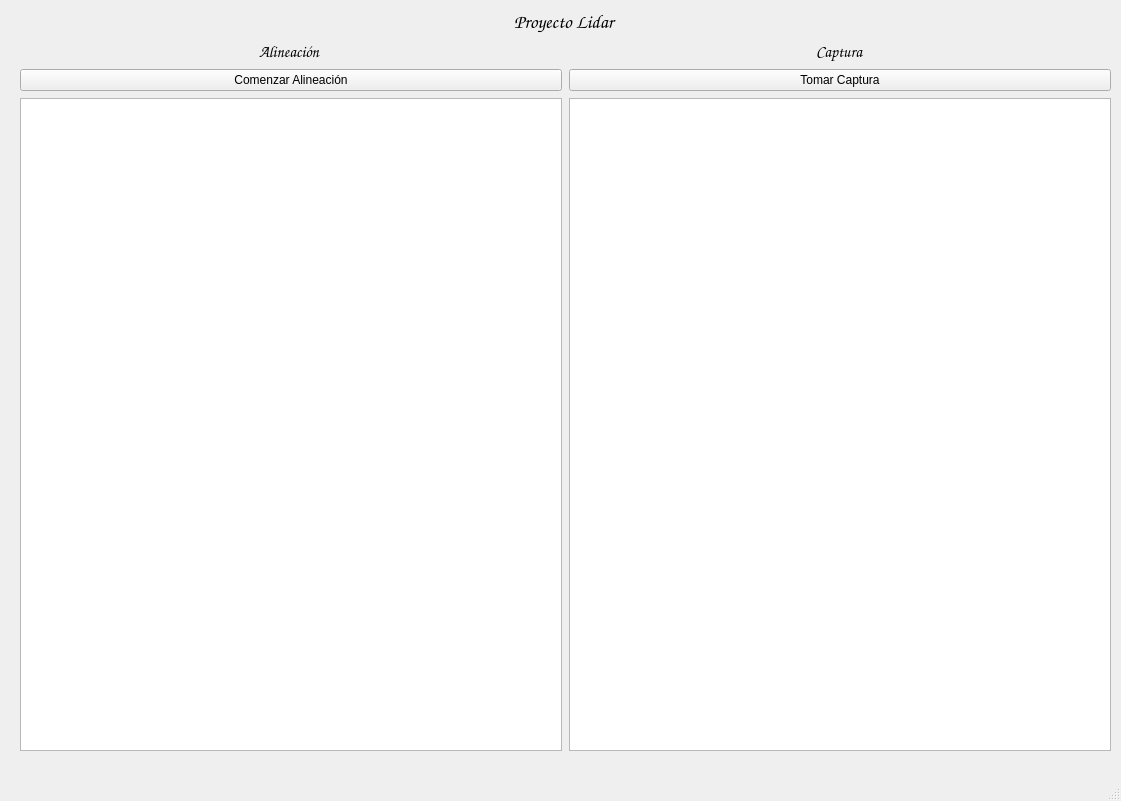
<?xml version="1.0" encoding="UTF-8"?>
<ui version="4.0">
 <class>MainWindow</class>
 <widget class="QMainWindow" name="MainWindow">
  <property name="geometry">
   <rect>
    <x>0</x>
    <y>0</y>
    <width>1121</width>
    <height>801</height>
   </rect>
  </property>
  <property name="windowTitle">
   <string>MainWindow</string>
  </property>
  <widget class="QWidget" name="centralwidget">
   <property name="layoutDirection">
    <enum>Qt::LeftToRight</enum>
   </property>
   <property name="autoFillBackground">
    <bool>true</bool>
   </property>
   <widget class="QWidget" name="verticalLayoutWidget">
    <property name="geometry">
     <rect>
      <x>10</x>
      <y>10</y>
      <width>1101</width>
      <height>741</height>
     </rect>
    </property>
    <layout class="QVBoxLayout" name="verticalLayout">
     <property name="spacing">
      <number>7</number>
     </property>
     <property name="leftMargin">
      <number>10</number>
     </property>
     <item alignment="Qt::AlignHCenter">
      <widget class="QLabel" name="label">
       <property name="palette">
        <palette>
         <active>
          <colorrole role="WindowText">
           <brush brushstyle="SolidPattern">
            <color alpha="255">
             <red>0</red>
             <green>0</green>
             <blue>0</blue>
            </color>
           </brush>
          </colorrole>
          <colorrole role="Button">
           <brush brushstyle="SolidPattern">
            <color alpha="255">
             <red>255</red>
             <green>255</green>
             <blue>255</blue>
            </color>
           </brush>
          </colorrole>
          <colorrole role="Light">
           <brush brushstyle="SolidPattern">
            <color alpha="255">
             <red>255</red>
             <green>255</green>
             <blue>255</blue>
            </color>
           </brush>
          </colorrole>
          <colorrole role="Midlight">
           <brush brushstyle="SolidPattern">
            <color alpha="255">
             <red>255</red>
             <green>255</green>
             <blue>255</blue>
            </color>
           </brush>
          </colorrole>
          <colorrole role="Dark">
           <brush brushstyle="SolidPattern">
            <color alpha="255">
             <red>127</red>
             <green>127</green>
             <blue>127</blue>
            </color>
           </brush>
          </colorrole>
          <colorrole role="Mid">
           <brush brushstyle="SolidPattern">
            <color alpha="255">
             <red>170</red>
             <green>170</green>
             <blue>170</blue>
            </color>
           </brush>
          </colorrole>
          <colorrole role="Text">
           <brush brushstyle="SolidPattern">
            <color alpha="255">
             <red>0</red>
             <green>0</green>
             <blue>0</blue>
            </color>
           </brush>
          </colorrole>
          <colorrole role="BrightText">
           <brush brushstyle="SolidPattern">
            <color alpha="255">
             <red>255</red>
             <green>255</green>
             <blue>255</blue>
            </color>
           </brush>
          </colorrole>
          <colorrole role="ButtonText">
           <brush brushstyle="SolidPattern">
            <color alpha="255">
             <red>0</red>
             <green>0</green>
             <blue>0</blue>
            </color>
           </brush>
          </colorrole>
          <colorrole role="Base">
           <brush brushstyle="SolidPattern">
            <color alpha="255">
             <red>255</red>
             <green>255</green>
             <blue>255</blue>
            </color>
           </brush>
          </colorrole>
          <colorrole role="Window">
           <brush brushstyle="SolidPattern">
            <color alpha="255">
             <red>255</red>
             <green>255</green>
             <blue>255</blue>
            </color>
           </brush>
          </colorrole>
          <colorrole role="Shadow">
           <brush brushstyle="SolidPattern">
            <color alpha="255">
             <red>0</red>
             <green>0</green>
             <blue>0</blue>
            </color>
           </brush>
          </colorrole>
          <colorrole role="AlternateBase">
           <brush brushstyle="SolidPattern">
            <color alpha="255">
             <red>255</red>
             <green>255</green>
             <blue>255</blue>
            </color>
           </brush>
          </colorrole>
          <colorrole role="ToolTipBase">
           <brush brushstyle="SolidPattern">
            <color alpha="255">
             <red>255</red>
             <green>255</green>
             <blue>220</blue>
            </color>
           </brush>
          </colorrole>
          <colorrole role="ToolTipText">
           <brush brushstyle="SolidPattern">
            <color alpha="255">
             <red>0</red>
             <green>0</green>
             <blue>0</blue>
            </color>
           </brush>
          </colorrole>
          <colorrole role="PlaceholderText">
           <brush brushstyle="SolidPattern">
            <color alpha="128">
             <red>0</red>
             <green>0</green>
             <blue>0</blue>
            </color>
           </brush>
          </colorrole>
         </active>
         <inactive>
          <colorrole role="WindowText">
           <brush brushstyle="SolidPattern">
            <color alpha="255">
             <red>0</red>
             <green>0</green>
             <blue>0</blue>
            </color>
           </brush>
          </colorrole>
          <colorrole role="Button">
           <brush brushstyle="SolidPattern">
            <color alpha="255">
             <red>255</red>
             <green>255</green>
             <blue>255</blue>
            </color>
           </brush>
          </colorrole>
          <colorrole role="Light">
           <brush brushstyle="SolidPattern">
            <color alpha="255">
             <red>255</red>
             <green>255</green>
             <blue>255</blue>
            </color>
           </brush>
          </colorrole>
          <colorrole role="Midlight">
           <brush brushstyle="SolidPattern">
            <color alpha="255">
             <red>255</red>
             <green>255</green>
             <blue>255</blue>
            </color>
           </brush>
          </colorrole>
          <colorrole role="Dark">
           <brush brushstyle="SolidPattern">
            <color alpha="255">
             <red>127</red>
             <green>127</green>
             <blue>127</blue>
            </color>
           </brush>
          </colorrole>
          <colorrole role="Mid">
           <brush brushstyle="SolidPattern">
            <color alpha="255">
             <red>170</red>
             <green>170</green>
             <blue>170</blue>
            </color>
           </brush>
          </colorrole>
          <colorrole role="Text">
           <brush brushstyle="SolidPattern">
            <color alpha="255">
             <red>0</red>
             <green>0</green>
             <blue>0</blue>
            </color>
           </brush>
          </colorrole>
          <colorrole role="BrightText">
           <brush brushstyle="SolidPattern">
            <color alpha="255">
             <red>255</red>
             <green>255</green>
             <blue>255</blue>
            </color>
           </brush>
          </colorrole>
          <colorrole role="ButtonText">
           <brush brushstyle="SolidPattern">
            <color alpha="255">
             <red>0</red>
             <green>0</green>
             <blue>0</blue>
            </color>
           </brush>
          </colorrole>
          <colorrole role="Base">
           <brush brushstyle="SolidPattern">
            <color alpha="255">
             <red>255</red>
             <green>255</green>
             <blue>255</blue>
            </color>
           </brush>
          </colorrole>
          <colorrole role="Window">
           <brush brushstyle="SolidPattern">
            <color alpha="255">
             <red>255</red>
             <green>255</green>
             <blue>255</blue>
            </color>
           </brush>
          </colorrole>
          <colorrole role="Shadow">
           <brush brushstyle="SolidPattern">
            <color alpha="255">
             <red>0</red>
             <green>0</green>
             <blue>0</blue>
            </color>
           </brush>
          </colorrole>
          <colorrole role="AlternateBase">
           <brush brushstyle="SolidPattern">
            <color alpha="255">
             <red>255</red>
             <green>255</green>
             <blue>255</blue>
            </color>
           </brush>
          </colorrole>
          <colorrole role="ToolTipBase">
           <brush brushstyle="SolidPattern">
            <color alpha="255">
             <red>255</red>
             <green>255</green>
             <blue>220</blue>
            </color>
           </brush>
          </colorrole>
          <colorrole role="ToolTipText">
           <brush brushstyle="SolidPattern">
            <color alpha="255">
             <red>0</red>
             <green>0</green>
             <blue>0</blue>
            </color>
           </brush>
          </colorrole>
          <colorrole role="PlaceholderText">
           <brush brushstyle="SolidPattern">
            <color alpha="128">
             <red>0</red>
             <green>0</green>
             <blue>0</blue>
            </color>
           </brush>
          </colorrole>
         </inactive>
         <disabled>
          <colorrole role="WindowText">
           <brush brushstyle="SolidPattern">
            <color alpha="255">
             <red>127</red>
             <green>127</green>
             <blue>127</blue>
            </color>
           </brush>
          </colorrole>
          <colorrole role="Button">
           <brush brushstyle="SolidPattern">
            <color alpha="255">
             <red>255</red>
             <green>255</green>
             <blue>255</blue>
            </color>
           </brush>
          </colorrole>
          <colorrole role="Light">
           <brush brushstyle="SolidPattern">
            <color alpha="255">
             <red>255</red>
             <green>255</green>
             <blue>255</blue>
            </color>
           </brush>
          </colorrole>
          <colorrole role="Midlight">
           <brush brushstyle="SolidPattern">
            <color alpha="255">
             <red>255</red>
             <green>255</green>
             <blue>255</blue>
            </color>
           </brush>
          </colorrole>
          <colorrole role="Dark">
           <brush brushstyle="SolidPattern">
            <color alpha="255">
             <red>127</red>
             <green>127</green>
             <blue>127</blue>
            </color>
           </brush>
          </colorrole>
          <colorrole role="Mid">
           <brush brushstyle="SolidPattern">
            <color alpha="255">
             <red>170</red>
             <green>170</green>
             <blue>170</blue>
            </color>
           </brush>
          </colorrole>
          <colorrole role="Text">
           <brush brushstyle="SolidPattern">
            <color alpha="255">
             <red>127</red>
             <green>127</green>
             <blue>127</blue>
            </color>
           </brush>
          </colorrole>
          <colorrole role="BrightText">
           <brush brushstyle="SolidPattern">
            <color alpha="255">
             <red>255</red>
             <green>255</green>
             <blue>255</blue>
            </color>
           </brush>
          </colorrole>
          <colorrole role="ButtonText">
           <brush brushstyle="SolidPattern">
            <color alpha="255">
             <red>127</red>
             <green>127</green>
             <blue>127</blue>
            </color>
           </brush>
          </colorrole>
          <colorrole role="Base">
           <brush brushstyle="SolidPattern">
            <color alpha="255">
             <red>255</red>
             <green>255</green>
             <blue>255</blue>
            </color>
           </brush>
          </colorrole>
          <colorrole role="Window">
           <brush brushstyle="SolidPattern">
            <color alpha="255">
             <red>255</red>
             <green>255</green>
             <blue>255</blue>
            </color>
           </brush>
          </colorrole>
          <colorrole role="Shadow">
           <brush brushstyle="SolidPattern">
            <color alpha="255">
             <red>0</red>
             <green>0</green>
             <blue>0</blue>
            </color>
           </brush>
          </colorrole>
          <colorrole role="AlternateBase">
           <brush brushstyle="SolidPattern">
            <color alpha="255">
             <red>255</red>
             <green>255</green>
             <blue>255</blue>
            </color>
           </brush>
          </colorrole>
          <colorrole role="ToolTipBase">
           <brush brushstyle="SolidPattern">
            <color alpha="255">
             <red>255</red>
             <green>255</green>
             <blue>220</blue>
            </color>
           </brush>
          </colorrole>
          <colorrole role="ToolTipText">
           <brush brushstyle="SolidPattern">
            <color alpha="255">
             <red>0</red>
             <green>0</green>
             <blue>0</blue>
            </color>
           </brush>
          </colorrole>
          <colorrole role="PlaceholderText">
           <brush brushstyle="SolidPattern">
            <color alpha="128">
             <red>0</red>
             <green>0</green>
             <blue>0</blue>
            </color>
           </brush>
          </colorrole>
         </disabled>
        </palette>
       </property>
       <property name="font">
        <font>
         <family>Comic Sans MS</family>
         <pointsize>14</pointsize>
         <weight>75</weight>
         <italic>true</italic>
         <bold>true</bold>
         <underline>false</underline>
         <strikeout>false</strikeout>
        </font>
       </property>
       <property name="text">
        <string>Proyecto Lidar</string>
       </property>
       <property name="scaledContents">
        <bool>false</bool>
       </property>
      </widget>
     </item>
     <item>
      <layout class="QVBoxLayout" name="verticalLayout_3">
       <item>
        <layout class="QHBoxLayout" name="horizontalLayout_5">
         <item alignment="Qt::AlignHCenter">
          <widget class="QLabel" name="label_2">
           <property name="font">
            <font>
             <family>Comic Sans MS</family>
             <pointsize>12</pointsize>
             <weight>75</weight>
             <italic>true</italic>
             <bold>true</bold>
            </font>
           </property>
           <property name="text">
            <string>Alineación</string>
           </property>
          </widget>
         </item>
         <item alignment="Qt::AlignHCenter">
          <widget class="QLabel" name="label_3">
           <property name="font">
            <font>
             <family>Comic Sans MS</family>
             <pointsize>12</pointsize>
             <weight>75</weight>
             <italic>true</italic>
             <bold>true</bold>
            </font>
           </property>
           <property name="text">
            <string>Captura</string>
           </property>
          </widget>
         </item>
        </layout>
       </item>
       <item>
        <layout class="QHBoxLayout" name="horizontalLayout_8">
         <item>
          <widget class="QPushButton" name="align_btn">
           <property name="text">
            <string>Comenzar Alineación</string>
           </property>
          </widget>
         </item>
         <item>
          <widget class="QPushButton" name="capture_btn">
           <property name="text">
            <string>Tomar Captura</string>
           </property>
          </widget>
         </item>
        </layout>
       </item>
       <item>
        <layout class="QVBoxLayout" name="verticalLayout_2">
         <item>
          <layout class="QHBoxLayout" name="horizontalLayout_2">
           <item>
            <widget class="QGraphicsView" name="align_view"/>
           </item>
           <item>
            <widget class="QGraphicsView" name="capture_view"/>
           </item>
          </layout>
         </item>
        </layout>
       </item>
      </layout>
     </item>
    </layout>
   </widget>
  </widget>
  <widget class="QMenuBar" name="menubar">
   <property name="geometry">
    <rect>
     <x>0</x>
     <y>0</y>
     <width>1121</width>
     <height>26</height>
    </rect>
   </property>
  </widget>
  <widget class="QStatusBar" name="statusbar"/>
 </widget>
 <resources/>
 <connections/>
</ui>
